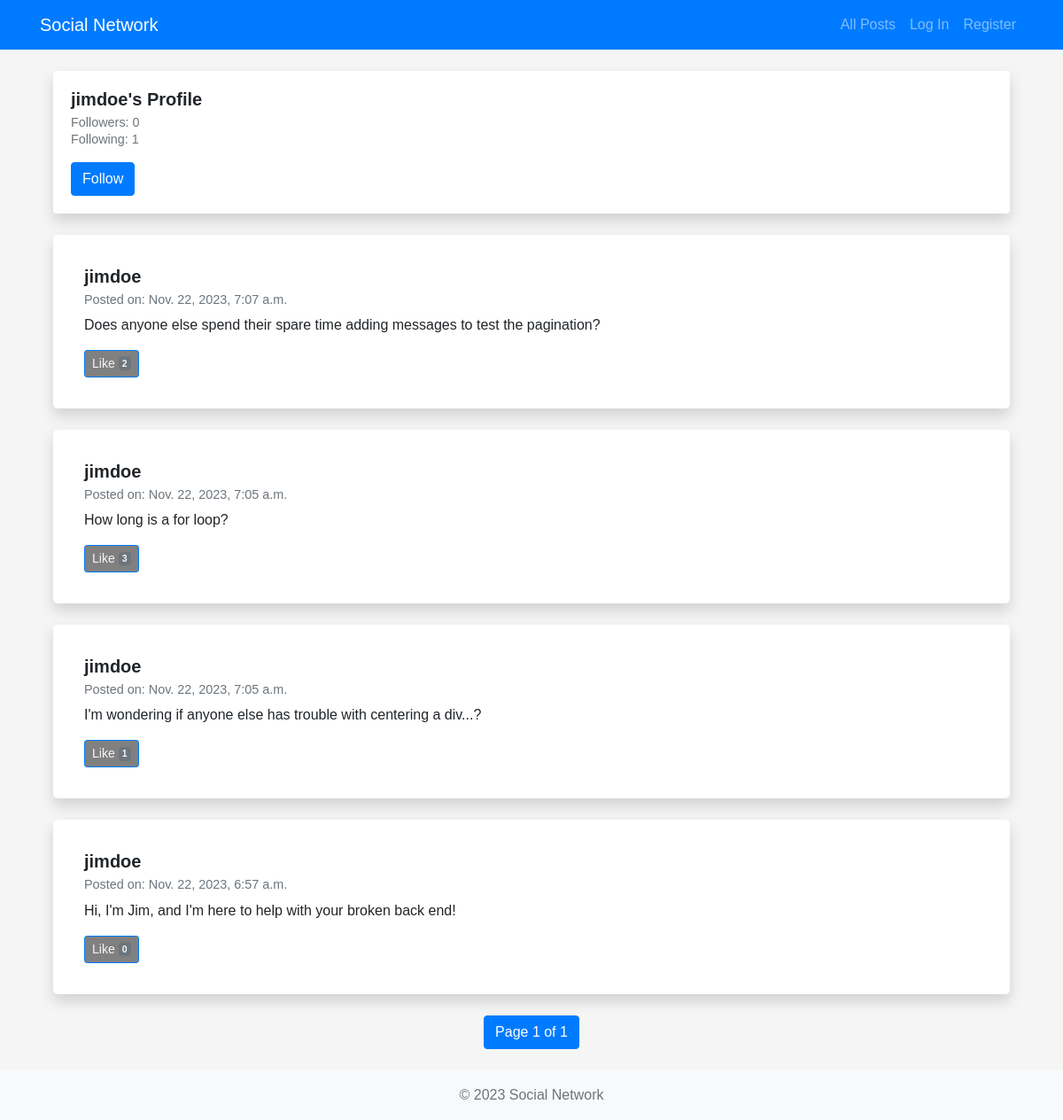
Page /profile/jimdoe on the committed database.
### network/models.py (models this page shows, shortened)
class User(AbstractUser):
    pass

class Post (models.Model):
    post = models.CharField(max_length=500)
    user = models.ForeignKey(User, on_delete=models.CASCADE, related_name="posts")
    timestamp = models.DateTimeField(auto_now_add=True)
    likes = models.ManyToManyField(User, blank=True, related_name="liked_posts")

### network/views.py (the view)
# urls.py: path("profile/<str:username>", views.profile, name="profile"),
def profile(request, username):
    user = User.objects.get(username=username)
    user_extended, created = UserExtended.objects.get_or_create(user=user)
    posts_list = Post.objects.filter(user=user).order_by('-timestamp')
    paginator = Paginator(posts_list, 10)  # Show 10 posts per page
    page_number = request.GET.get('page')
    posts = paginator.get_page(page_number)
    followers_count = user_extended.followers.count()
    following_count = user_extended.following.count()
    is_following = request.user in user_extended.followers.all()
    context = {
        'user_profile': user,
        'posts': posts,
        'followers': followers_count,
        'following': following_count,
        'is_following': is_following
    }
    return render(request, 'network/profile.html', context)

### network/templates/network/profile.html (shortened to what this page needs)
{% extends "network/layout.html" %}
{% block body %}
<div class="container mt-4">
    <div class="card mb-4 shadow">
        <div class="card-body">
            <h1 class="card-title">{{ user_profile.username }}'s Profile</h1>
            <h6 class="card-subtitle mb-2 text-muted">Followers: {{ followers }}</h6>
            <h6 class="card-subtitle mb-2 text-muted">Following: {{ following }}</h6>
            {% if user != user_profile %}
                <form method="post" action="{% url 'profile' username=user_profile.username %}">
                    <button type="submit" name="follow" class="btn btn-primary mt-2">
                        {% if is_following %}Unfollow{% else %}Follow{% endif %}
                    </button>
                </form>
            {% endif %}
        </div>
    </div>
    {% for post in posts %}
    <div class="post card shadow mb-4">
        <div class="card-body">
            <h5 class="card-title">{{ post.user.username }}</h5>
            <h6 class="card-subtitle mb-2 text-muted">Posted on: {{ post.timestamp }}</h6>
            <p id="post-content-{{ post.id }}" class="card-text">{{ post.post }}</p>
            <div class="button-group">
                <button id="like-btn-{{ post.id }}" type="button" class="btn btn-outline-primary btn-sm {% if request.user in post.likes.all %}liked{% else %}unliked{% endif %}" onclick="toggleLike('{{ post.id }}')" data-liked="{% if request.user in post.likes.all %}true{% else %}false{% endif %}">
                    Like <span class="badge bg-secondary">{{ post.likes.count }}</span>
                </button>
            </div>
        </div>
    </div>
    {% endfor %}
    <nav aria-label="Page navigation">
        <ul class="pagination justify-content-center">
            <li class="page-item active">
                <span class="page-link">
                    Page {{ posts.number }} of {{ posts.paginator.num_pages }}
                </span>
            </li>
        </ul>
    </nav>
</div>
{% endblock %}

### network/static/network/styles.css (style rules this page uses)
* { margin: 0; padding: 0; box-sizing: border-box; }
html { overflow-x: hidden; }
body { font-family: Arial, sans-serif; font-weight: 400; overflow-x: hidden; background-color: #f5f5f5; }
.post { background-color: #fff; border-radius: 5px; padding: 15px; }
.card { border: none; }
.card-body { padding: 20px; }
.card-title { font-size: 1.25rem; font-weight: bold; }
.card-subtitle { font-size: 0.9rem; }
.card-text { font-size: 1rem; }
.unliked { background-color: grey; color: whitesmoke; }
.button-group { display: flex; align-items: center; gap: 10px; }

### rows in the picture
User: username "jimdoe"
Post: user.username "jimdoe", timestamp "Nov. 22, 2023, 7:07 a.m.", post "Does anyone else spend their spare time adding messages to test the pagination?", likes.count "2"
Post: user.username "jimdoe", timestamp "Nov. 22, 2023, 7:05 a.m.", post "How long is a for loop?", likes.count "3"
Post: user.username "jimdoe", timestamp "Nov. 22, 2023, 7:05 a.m.", post "I'm wondering if anyone else has trouble with centering a div...?", likes.count "1"
Post: user.username "jimdoe", timestamp "Nov. 22, 2023, 6:57 a.m.", post "Hi, I'm Jim, and I'm here to help with your broken back end!", likes.count "0"

### other values in the picture
{{ followers }} "0"
{{ following }} "1"
{{ posts.number }} "1"
{{ posts.paginator.num_pages }} "1"
